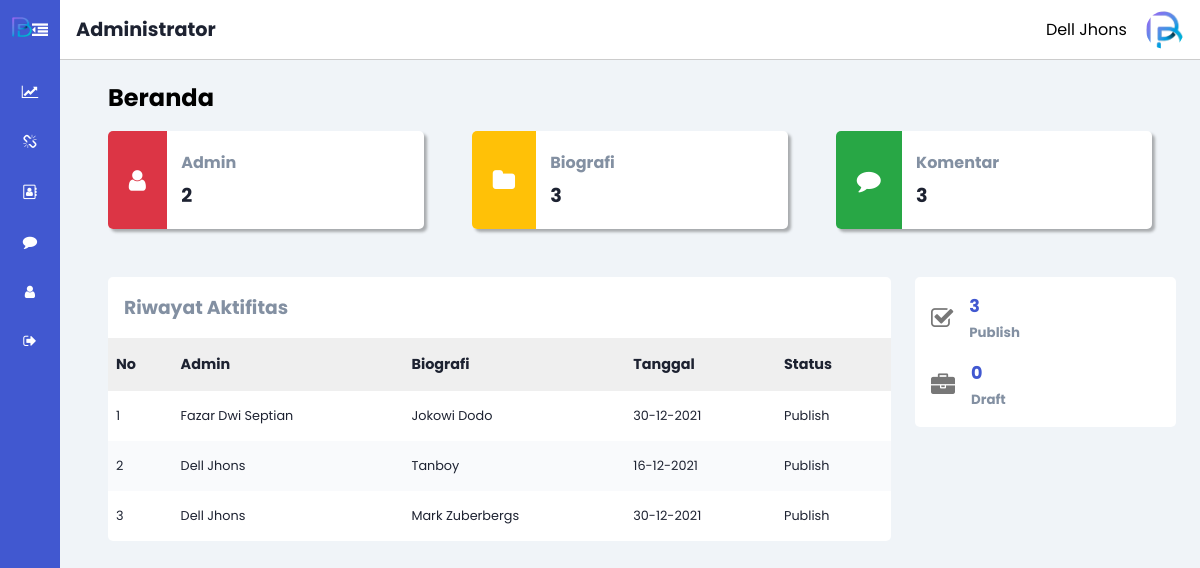
Screenshot of /content/admin/index.php (signed in) with the database file from the repository.
### tables this page shows
CREATE TABLE `tbl_biography` (
  `id_bio` int(11) NOT NULL,
  `title_bio` varchar(100) NOT NULL,
  `text_bio` text NOT NULL,
  `img_bio` varchar(100) NOT NULL,
  `tgl_bio` datetime NOT NULL,
  `status_bio` int(11) NOT NULL,
  `id_category` int(11) NOT NULL,
  `id_user` int(11) NOT NULL
);

CREATE TABLE `tbl_user_data` (
  `id_user` int(10) NOT NULL,
  `name_user` varchar(50) NOT NULL,
  `user_name` varchar(100) NOT NULL,
  `pass_user` varchar(100) NOT NULL
);

### content/admin/dashboard/d_read.php (the view, shortened to what this page needs)
<h2 class="dashboard-title">Beranda</h2>
<div class="dashboard-cards">
    <div class="card-single">
        <div class="card-body">
            <span id="one" class="fa fa-user"></span>
            <?php
                $query_admin = mysqli_query($conn, "SELECT * FROM tbl_user_data");
                $jml_admin = mysqli_num_rows($query_admin);
            ?>
            <div>
                <h5>Admin</h5>
                <h4><?php echo $jml_admin?></h4>
            </div>
        </div>
    </div>
    <div class="card-single">
        <div class="card-body">
            <span id="two" class="fa fa-folder"></span>
            <?php
                $query_bio = mysqli_query($conn, "SELECT * FROM tbl_biography");
                $jml_bio = mysqli_num_rows($query_bio);
            ?>
            <div>
                <h5>Biografi</h5>
                <h4><?php echo $jml_bio?></h4>
            </div>
        </div>
    </div>
    <div class="card-single">
        <div class="card-body">
            <span id="three" class="fa fa-comment"></span>
            <?php
                $query_com = mysqli_query($conn, "SELECT * FROM tbl_biography");
                $jml_com = mysqli_num_rows($query_com);
            ?>
            <div>
                <h5>Komentar</h5>
                <h4><?php echo $jml_com?></h4>
            </div>
        </div>
    </div>
</div>
<section class="recent">
    <div class="activity-grid">
        <div class="activity-card">
            <h3>Riwayat Aktifitas</h3>
            <table>
                <thead>
                    <tr>
                        <th>No</th>
                        <th>Admin</th>
                        <th>Biografi</th>
                        <th>Tanggal</th>
                        <th>Status</th>
                    </tr>
                    <tbody>
                    <?php
                        $query_data_bio = mysqli_query($conn, "SELECT * FROM tbl_biography JOIN tbl_user_data ON tbl_biography.id_user = tbl_user_data.id_user ORDER BY id_bio DESC LIMIT 5");
                        $no = 0;
                        while($bio = mysqli_fetch_array($query_data_bio)):
                        $no++;
                    ?>
                        <tr>
                            <td><?= $no?></td>
                            <td><?= $bio['name_user']?></td>
                            <td><?= $bio['title_bio']?></td>
                            <td><?= date("d-m-Y",strtotime($bio['tgl_bio']))?></td>
                            <td>
                                <?php
                                    if($bio['status_bio'] == 1){
                                        echo "Publish";
                                    }else{
                                        echo "Draft";
                                    }
                                ?>
                            </td>
                        </tr>
                    <?php endwhile ?>
                    </tbody>
                </thead>
            </table>
        </div>
        <div class="summary">
            <div class="summary-card">
                <div class="summary-single">
                    <span class="fa fa-check-square-o"></span>
                    <?php
                        $query_stat = mysqli_query($conn, "SELECT * FROM tbl_biography WHERE status_bio=1");
                        $jml_stat = mysqli_num_rows($query_stat);
                    ?>
                    <div>
                        <h5><?php echo $jml_stat?></h5>
                        <small>Publish</small>
                    </div>
                </div>
                <div class="summary-single">
                    <span class="fa fa-briefcase"></span>
                    <?php
                        $query_status = mysqli_query($conn, "SELECT * FROM tbl_biography WHERE status_bio=0");
                        $jml_status = mysqli_num_rows($query_status);
                    ?>
                    <div>
                        <h5><?php echo $jml_status?></h5>
                        <small>Draft</small>
                    </div>
                </div>
            </div>
        </div>
    </div>
</section>

### assets/css/ad_main_style.css (style rules this page uses)
:root { --main-color: #4158d0; --color-dark: #1D2231; --text-grey: #8390A2; }
* { margin: 0; padding: 0; font-family: 'Poppins', sans-serif; text-decoration: none; list-style: none; box-sizing: border-box; }
.dashboard-title { color: var(--text-dark); margin-bottom: 1rem; }
.dashboard-cards { display: grid; grid-template-columns: repeat(3, 1fr); grid-column-gap: 3rem; }
.card-single { background: #ffffff; border-radius: 5px; box-shadow: 3px 3px 3px rgba(0, 0, 0, 0.3); }
.card-body { display: flex; align-items: center; }
.card-body span#one { border-radius: 5px 0px 0px 5px; font-size: 1.5rem; color: #fff; padding: 2.3rem 1.3rem; background-color: #dc3545; }
.card-body span#two { border-radius: 5px 0px 0px 5px; font-size: 1.5rem; color: #fff; padding: 2.3rem 1.3rem; background-color: #ffc107; }
.card-body span#three { border-radius: 5px 0px 0px 5px; font-size: 1.5rem; color: #fff; padding: 2.3rem 1.3rem; background-color: #28a745; }
.card-body h5 { color: var(--text-grey); font-size: 1rem; padding-left: .9rem; }
.card-body h4 { color: var(--color-dark); font-size: 1.2rem; margin-top: .4rem; padding-left: .9rem; }
section.recent { margin-top: 3rem; margin-bottom: 3rem; }
.activity-grid { display: grid; grid-template-columns: 75% 25%; grid-column-gap: 1.5rem; }
.activity-card, .summary-card { background: #ffffff; border-radius: 5px; }
.activity-card h3 { color: var(--text-grey); margin: 1rem; }
.activity-card table, .table-card table { width: 100%; border-collapse: collapse; }
.activity-card thead, .table-card thead { background: #efefef; text-align: left; }
.activity-card th, .activity-card td { font-size: .9rem; padding: 1rem .5rem; color: var(--color-dark); }
.activity-card td { font-size: .8rem; }
.activity-card tbody tr:nth-child(even), .table-card table tbody tr:nth-child(even) { background: #f9fafc; }
.summary-card { margin-bottom: 1.5rem; padding-top: .5rem; padding-bottom: .5rem; }
.summary-single { padding: .5rem 1rem; display: flex; align-items: center; }
.summary-single span { font-size: 1.5rem; color: #777; padding-right: 1rem; }
.summary-single h5 { color: var(--main-color); font-size: 1.1rem; margin-bottom: 0rem !important; }
.summary-single small { font-weight: 700; color: var(--text-grey); }

### rows the page displays
tbl_biography: id_user.name_user "Fazar Dwi Septian", title_bio "Jokowi Dodo", tgl_bio "30-12-2021", status_bio "Publish"
tbl_biography: id_user.name_user "Dell Jhons", title_bio "Tanboy", tgl_bio "16-12-2021", status_bio "Publish"
tbl_biography: id_user.name_user "Dell Jhons", title_bio "Mark Zuberbergs", tgl_bio "30-12-2021", status_bio "Publish"

### other values shown
$_SESSION['name_user'] "Dell Jhons"
$jml_admin "2"
$jml_bio "3"
$jml_com "3"
$jml_stat "3"
$jml_status "0"
